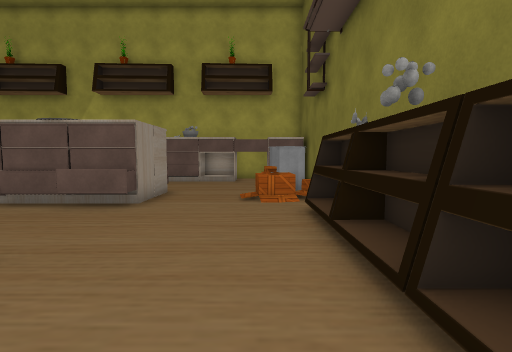
[1] (above)

18 first-person views from a walk through a 3-D level made in the Unity game engine. The camera is 1.3 m above the floor, tilts 4° down and sees 85° across. Doors are open. The floor is counted in squares, 1 m on a side. Each view is taken from the middle of a square. On the plan, view 1 faces up. The plan holds only what a view shows up to about 13 squares ahead; the rest is blank. The place goes on beyond the plan. Some surface patterns are stand-ins.

[2]
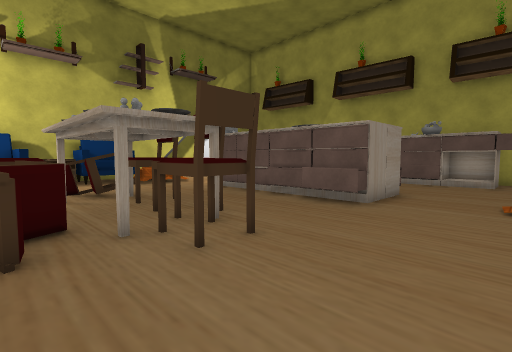

[3]
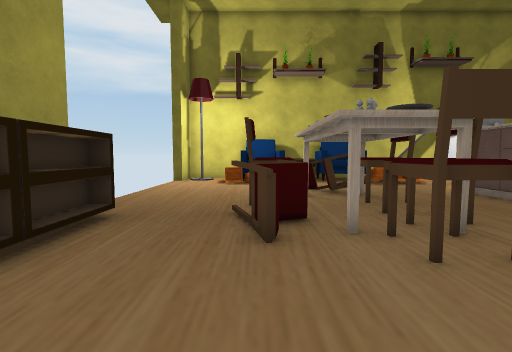

[4]
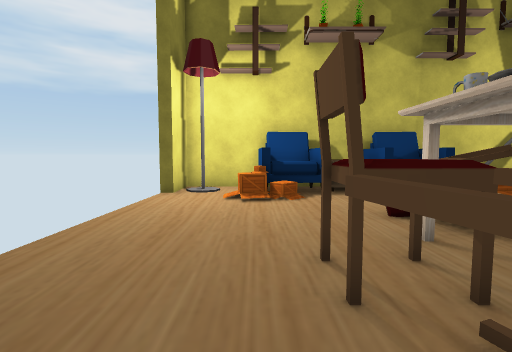

[5]
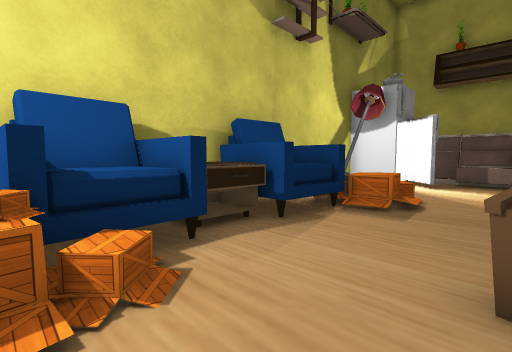

[6]
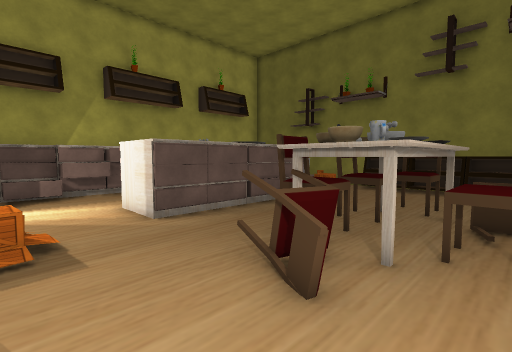

[7]
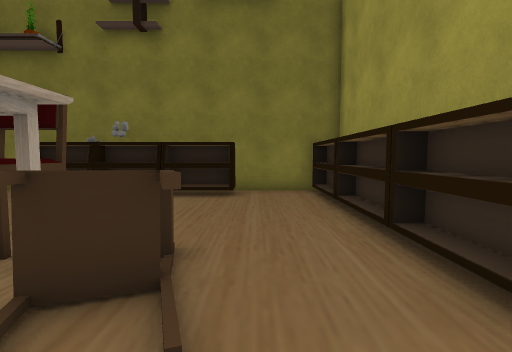

[8]
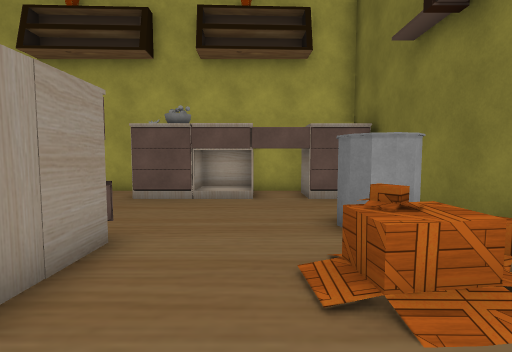

[9]
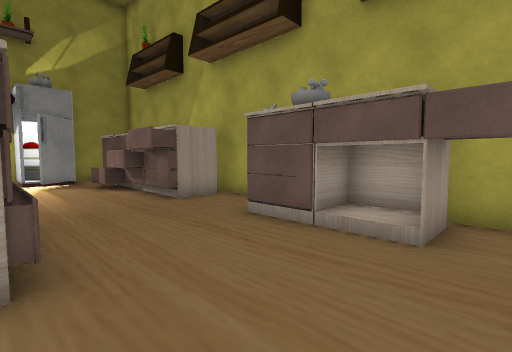

[10]
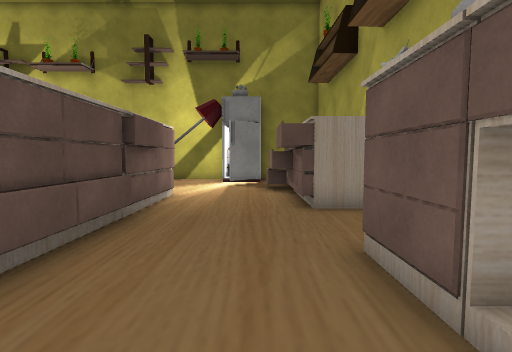

[11]
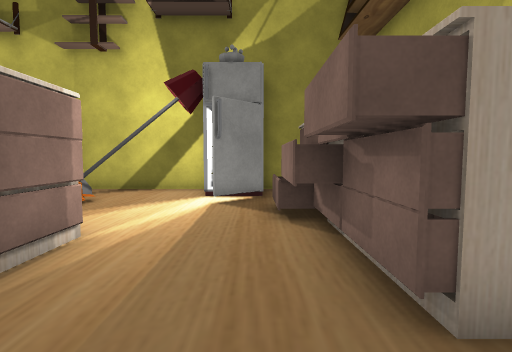

[12]
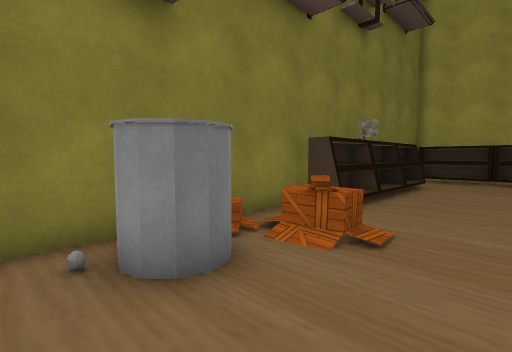

[13]
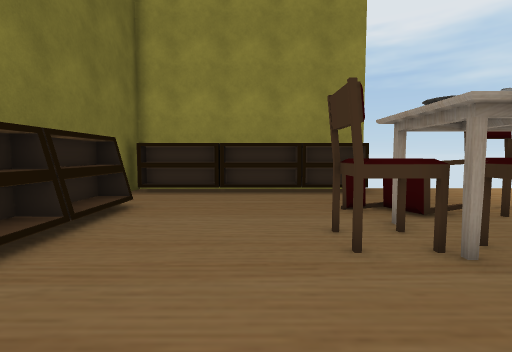

[14]
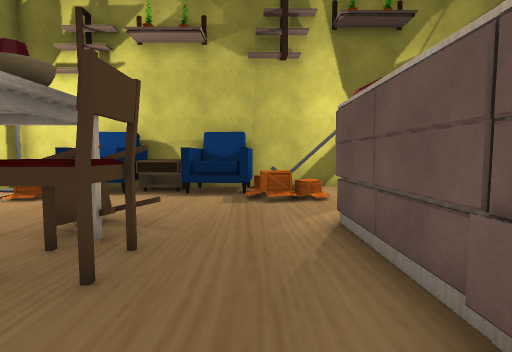

[15]
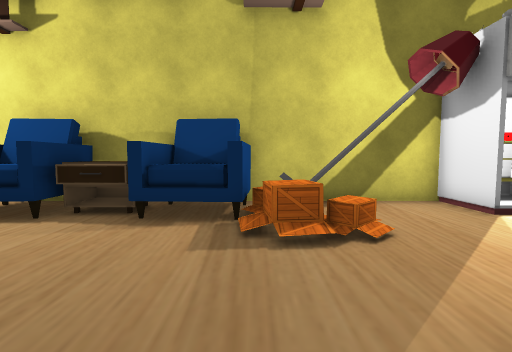

[16]
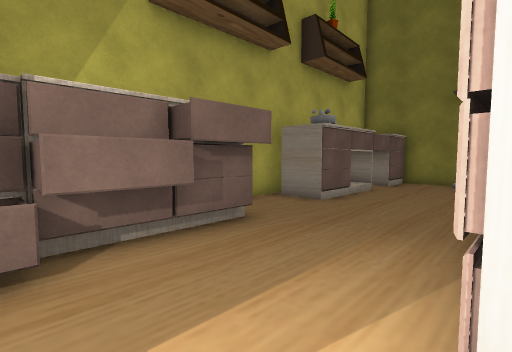

[17]
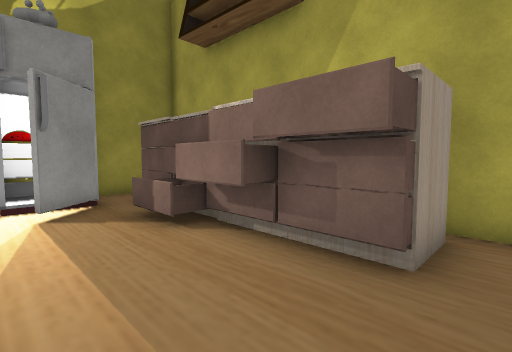

[18]
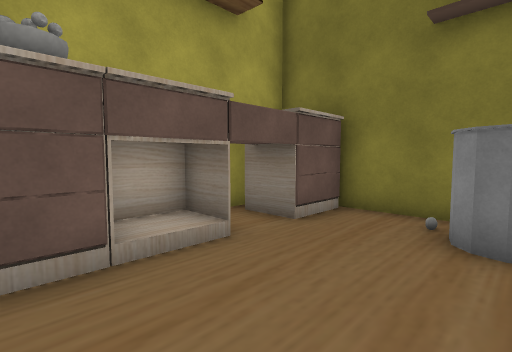

### Floor plan
Key: @ floor where view 1 was taken; # wall or solid block; . floor; / step, stairs or slope; D open door; = window, fence, low wall or low ledge; O other object.
Columns run from 17 left of view 1 to 3 right of it. Each row starts with its distance up from view 1.
 17         ######  OO#
 16         ##..#####O#
 15   ########..###DOO###
 14 ####OOOOOO.....DD...#
 13 #OO.................#
 12 ###O..............OO#
 11 ##O...............OO#
 10 #......OOO#O#OO....O#
  9 #......O  #####..OO.#
  8 ##./...O#######..OO.#
  7 #=#O........OOO...OO#
  6 #OOO...............O#
  5 #OO...............OO#
  4 #OO....OOO.OO......O#
  3 #OO...OOOO.OOOO....O#
  2 #OO...OOO...OO....OO#
  1 #OO......OOO.......O#
  0 #OO/.....OOOOO...@OO#
 -1 #OOO................#
 -2 #.O.................#
 -3 #O.........OOOOOOOOO#
 -4 ###........##########

Positions as (right, up) in squares from view 1, and headings:
1: (0, 0), facing up
2: (0, 0), facing up-left
3: (0, 0), facing left
4: (-5, -1), facing left
5: (-11, -1), facing up-left
6: (-14, 0), facing up-right
7: (-8, -1), facing right
8: (-1, 6), facing up
9: (0, 10), facing up-left
10: (-1, 13), facing left
11: (-6, 13), facing left
12: (-2, 13), facing down-right
13: (-2, 7), facing down
14: (-5, 6), facing left
15: (-9, 6), facing left
16: (-12, 10), facing up-right
17: (-7, 11), facing up-left
18: (-4, 11), facing up-right
